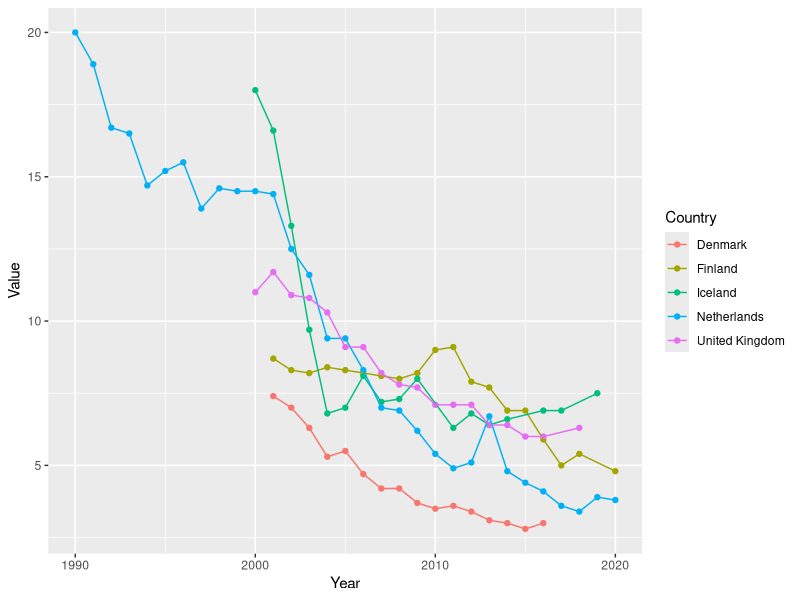
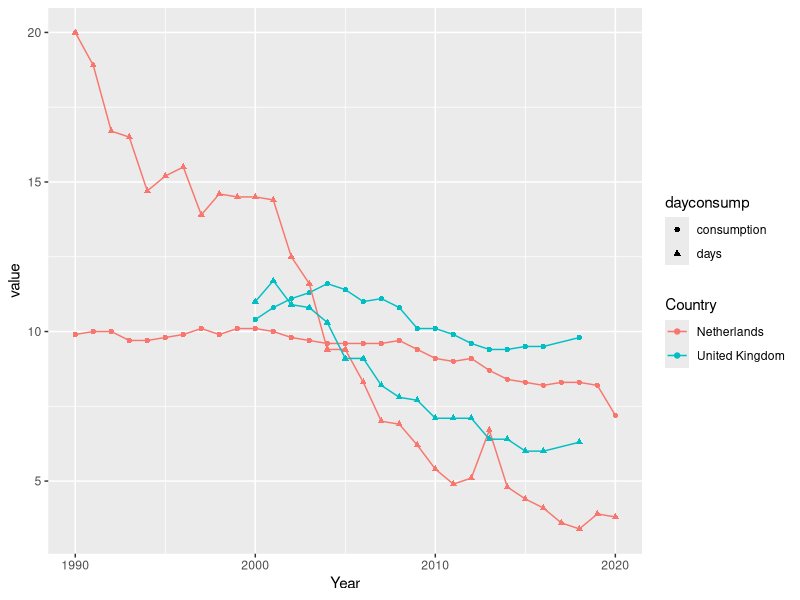
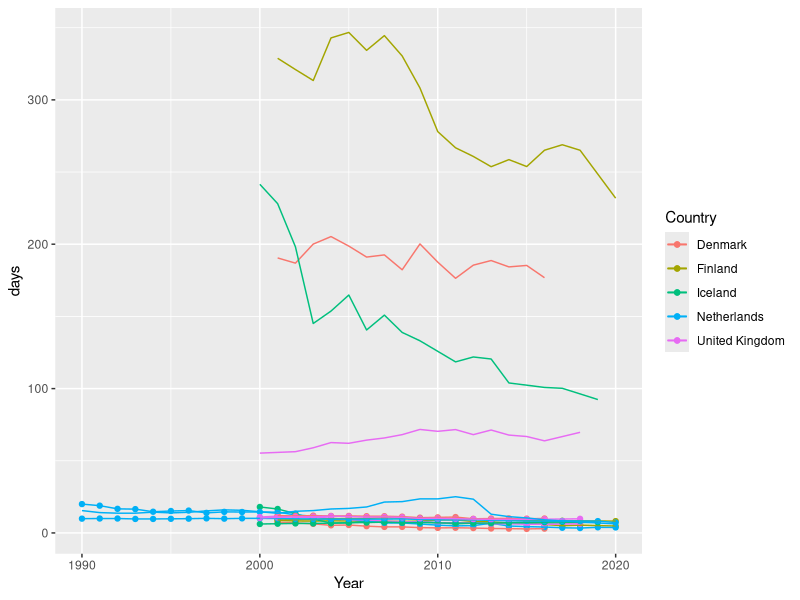

These charts were generated, in order, by the following R code:
#load packages
library(tidyverse)
library(dbplyr)

#read in hospital stay data and clean to show X countries of interest
hospital_days <- read_csv("hospital_days.csv")
glimpse(hospital_days)

clean_hospital_days <- hospital_days %>%  
  select(Country, Year, Value) %>% 
  filter(Country == "United Kingdom" | Country == "Netherlands" | Country == "Finland" | Country == "Denmark" | Country == "Iceland")

view(clean_hospital_days)

#plot hospital stay duration by country over time
plot_compare <- clean_hospital_days %>% 
  ggplot(aes(Year, Value, color = Country)) +
  geom_point() +
  geom_line()

plot_compare

#read in alcohol consumption data and clean to show X countries of interest
alcohol_consumption_raw <- read_csv("alc_consumption.csv")

clean_alcohol_consumption <- alcohol_consumption_raw %>% 
  select(Country, Year, Value, Measure) %>% 
  filter(Country == "United Kingdom" | Country == "Netherlands" | Country == "Finland" | Country == "Denmark" | Country == "Iceland") %>% 
  filter(Measure == "Litres per capita (15+)")

#plot alcohol consumption by country over time
plot_consumption <- clean_alcohol_consumption %>% 
  ggplot(aes(Year, Value, color = Country)) +
  geom_point() +
  geom_line()



#next want to combine to compare both 
#why have stays dropped but consumption stabilised in some places but not others?

joined <- left_join(clean_hospital_days, clean_alcohol_consumption, by = c("Country" = "Country", "Year" = "Year")) %>% 
  rename(days = Value.x,
         consumption = Value.y)


joined_plot <- joined %>% 
  filter(Country == "United Kingdom" | Country == "Netherlands") %>% 
  pivot_longer(days:consumption, names_to = "dayconsump", values_to = "value")%>% 
  ggplot(aes(Year, value, group = paste0(dayconsump, Country), color = Country, shape = dayconsump)) +
  geom_point() +
  geom_line()
joined_plot  



#want to join on the discharges per 100k of the population to compare if discharges and duration differ
#read in discharge data
discharge_per_100k_pop <- read_csv("hospital_discharges_per_100k_pop.csv")

#clean
clean_discharge_data <- discharge_per_100k_pop %>% 
  select(Country, Year, Value) %>% 
  rename(discharges = Value) %>% 
  filter(Country == "United Kingdom" | Country == "Netherlands" | Country == "Finland" | Country == "Denmark" | Country == "Iceland")

#join discharge data
joined_days_discharges_consumption <- left_join(joined, clean_discharge_data, by = c("Country" = "Country", "Year" = "Year"))

#plotting - this is messy and needs a checking over. Interesting comparison is possible, just not sure how best to visualise?
days_discharges_consumption_plot <- joined_days_discharges_consumption %>% 
  #filter(Country == "United Kingdom" | Country == "Netherlands") %>%
  ggplot() +
  geom_point(aes(Year, days, color = Country)) +
  geom_line(aes(Year, days, color = Country))+
  geom_point(aes(Year, consumption, color = Country)) +
  geom_line(aes(Year, consumption, color = Country)) +
  geom_line(aes(Year, discharges, colour = Country))

days_discharges_consumption_plot  
